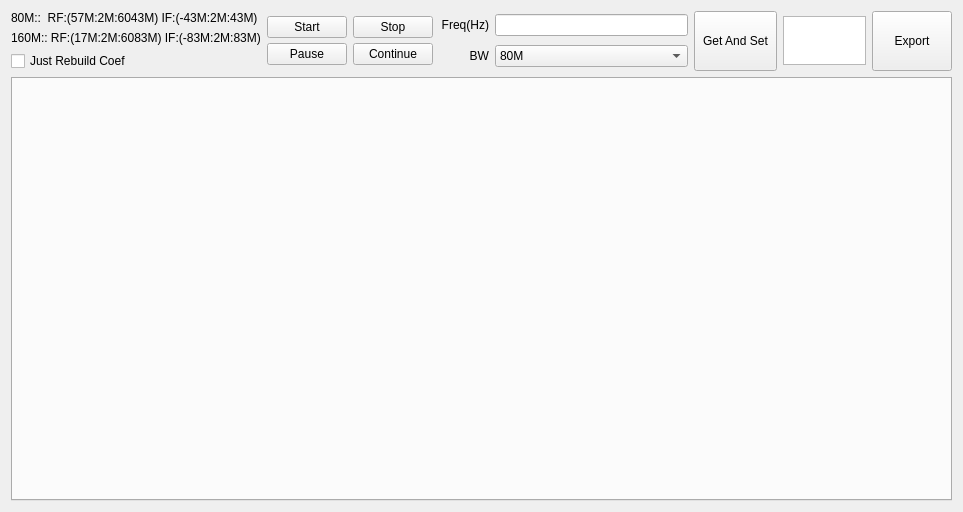
<?xml version="1.0" encoding="UTF-8"?>
<ui version="4.0">
 <class>QCalR1CRxFilterDlg</class>
 <widget class="QWidget" name="QCalR1CRxFilterDlg">
  <property name="geometry">
   <rect>
    <x>0</x>
    <y>0</y>
    <width>963</width>
    <height>512</height>
   </rect>
  </property>
  <property name="windowTitle">
   <string>Form</string>
  </property>
  <layout class="QVBoxLayout" name="verticalLayout_3" stretch="0,1">
   <item>
    <layout class="QHBoxLayout" name="horizontalLayout_5" stretch="0,1,1,8,4">
     <item>
      <layout class="QVBoxLayout" name="verticalLayout">
       <item>
        <widget class="QLabel" name="label">
         <property name="text">
          <string>80M::  RF:(57M:2M:6043M) IF:(-43M:2M:43M)</string>
         </property>
        </widget>
       </item>
       <item>
        <widget class="QLabel" name="label_2">
         <property name="text">
          <string>160M:: RF:(17M:2M:6083M) IF:(-83M:2M:83M)</string>
         </property>
        </widget>
       </item>
       <item>
        <widget class="QCheckBox" name="checkBoxRebuildCoef">
         <property name="text">
          <string>Just Rebuild Coef</string>
         </property>
        </widget>
       </item>
      </layout>
     </item>
     <item>
      <layout class="QVBoxLayout" name="verticalLayoutStarPaus">
       <property name="spacing">
        <number>0</number>
       </property>
       <item>
        <widget class="QPushButton" name="pushButtonStar">
         <property name="sizePolicy">
          <sizepolicy hsizetype="Fixed" vsizetype="Fixed">
           <horstretch>0</horstretch>
           <verstretch>0</verstretch>
          </sizepolicy>
         </property>
         <property name="text">
          <string>Start</string>
         </property>
        </widget>
       </item>
       <item>
        <widget class="QPushButton" name="pushButtonPaus">
         <property name="sizePolicy">
          <sizepolicy hsizetype="Fixed" vsizetype="Fixed">
           <horstretch>0</horstretch>
           <verstretch>0</verstretch>
          </sizepolicy>
         </property>
         <property name="text">
          <string>Pause</string>
         </property>
        </widget>
       </item>
      </layout>
     </item>
     <item>
      <layout class="QVBoxLayout" name="verticalLayoutStopCont">
       <property name="spacing">
        <number>0</number>
       </property>
       <item>
        <widget class="QPushButton" name="pushButtonStop">
         <property name="sizePolicy">
          <sizepolicy hsizetype="Fixed" vsizetype="Fixed">
           <horstretch>0</horstretch>
           <verstretch>0</verstretch>
          </sizepolicy>
         </property>
         <property name="text">
          <string>Stop</string>
         </property>
        </widget>
       </item>
       <item>
        <widget class="QPushButton" name="pushButtonCont">
         <property name="sizePolicy">
          <sizepolicy hsizetype="Fixed" vsizetype="Fixed">
           <horstretch>0</horstretch>
           <verstretch>0</verstretch>
          </sizepolicy>
         </property>
         <property name="text">
          <string>Continue</string>
         </property>
        </widget>
       </item>
      </layout>
     </item>
     <item>
      <layout class="QHBoxLayout" name="horizontalLayout_4" stretch="6,2">
       <item>
        <layout class="QVBoxLayout" name="verticalLayout_2">
         <item>
          <layout class="QHBoxLayout" name="horizontalLayout_2">
           <item>
            <widget class="QLabel" name="labelFreq">
             <property name="sizePolicy">
              <sizepolicy hsizetype="Fixed" vsizetype="Fixed">
               <horstretch>0</horstretch>
               <verstretch>0</verstretch>
              </sizepolicy>
             </property>
             <property name="minimumSize">
              <size>
               <width>50</width>
               <height>0</height>
              </size>
             </property>
             <property name="text">
              <string>Freq(Hz)</string>
             </property>
             <property name="alignment">
              <set>Qt::AlignRight|Qt::AlignTrailing|Qt::AlignVCenter</set>
             </property>
            </widget>
           </item>
           <item>
            <widget class="QLineEdit" name="lineEditFreq"/>
           </item>
          </layout>
         </item>
         <item>
          <layout class="QHBoxLayout" name="horizontalLayout_3">
           <item>
            <widget class="QLabel" name="labelFreq_2">
             <property name="sizePolicy">
              <sizepolicy hsizetype="Fixed" vsizetype="Fixed">
               <horstretch>0</horstretch>
               <verstretch>0</verstretch>
              </sizepolicy>
             </property>
             <property name="minimumSize">
              <size>
               <width>50</width>
               <height>0</height>
              </size>
             </property>
             <property name="text">
              <string>BW</string>
             </property>
             <property name="alignment">
              <set>Qt::AlignRight|Qt::AlignTrailing|Qt::AlignVCenter</set>
             </property>
            </widget>
           </item>
           <item>
            <widget class="QComboBox" name="comboBoxBw">
             <item>
              <property name="text">
               <string>80M</string>
              </property>
             </item>
             <item>
              <property name="text">
               <string>160M</string>
              </property>
             </item>
            </widget>
           </item>
          </layout>
         </item>
        </layout>
       </item>
       <item>
        <widget class="QPushButton" name="pushButtonGetSet">
         <property name="sizePolicy">
          <sizepolicy hsizetype="Expanding" vsizetype="Expanding">
           <horstretch>0</horstretch>
           <verstretch>0</verstretch>
          </sizepolicy>
         </property>
         <property name="text">
          <string>Get And Set</string>
         </property>
        </widget>
       </item>
      </layout>
     </item>
     <item>
      <layout class="QHBoxLayout" name="horizontalLayout" stretch="3,1">
       <item>
        <widget class="QTextEdit" name="textEditPath">
         <property name="sizePolicy">
          <sizepolicy hsizetype="Expanding" vsizetype="Fixed">
           <horstretch>0</horstretch>
           <verstretch>0</verstretch>
          </sizepolicy>
         </property>
         <property name="maximumSize">
          <size>
           <width>16777215</width>
           <height>49</height>
          </size>
         </property>
         <property name="readOnly">
          <bool>true</bool>
         </property>
        </widget>
       </item>
       <item>
        <widget class="QPushButton" name="pushButtonExport">
         <property name="sizePolicy">
          <sizepolicy hsizetype="Expanding" vsizetype="Expanding">
           <horstretch>0</horstretch>
           <verstretch>0</verstretch>
          </sizepolicy>
         </property>
         <property name="text">
          <string>Export</string>
         </property>
        </widget>
       </item>
      </layout>
     </item>
    </layout>
   </item>
   <item>
    <widget class="QCalR1CRxFilterTabWidget" name="tabWidget"/>
   </item>
  </layout>
 </widget>
 <customwidgets>
  <customwidget>
   <class>QCalR1CRxFilterTabWidget</class>
   <extends>QTabWidget</extends>
   <header>qcalr1crxfiltertabwidget.h</header>
   <container>1</container>
  </customwidget>
 </customwidgets>
 <resources/>
 <connections/>
</ui>
